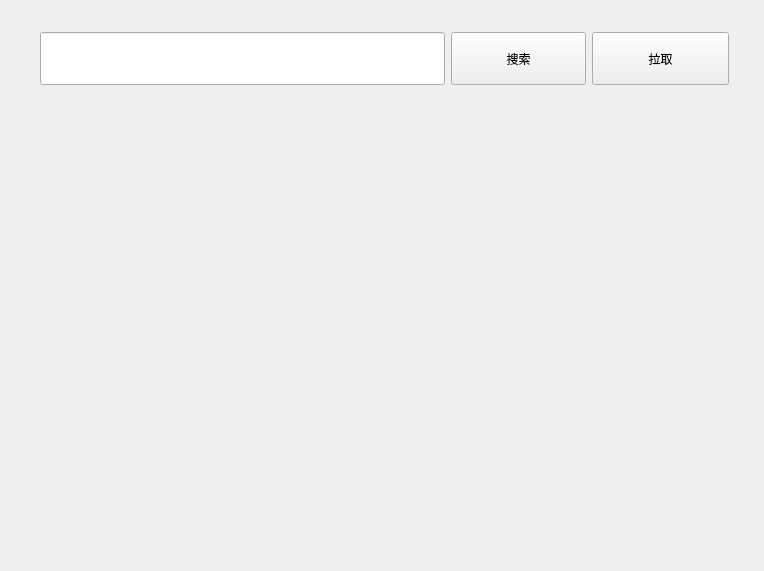
<?xml version="1.0" encoding="UTF-8"?>
<ui version="4.0">
 <class>widget_pull_apks</class>
 <widget class="QWidget" name="widget_pull_apks">
  <property name="geometry">
   <rect>
    <x>0</x>
    <y>0</y>
    <width>764</width>
    <height>571</height>
   </rect>
  </property>
  <property name="windowTitle">
   <string>Form</string>
  </property>
  <widget class="QWidget" name="verticalLayoutWidget">
   <property name="geometry">
    <rect>
     <x>0</x>
     <y>0</y>
     <width>771</width>
     <height>581</height>
    </rect>
   </property>
   <layout class="QVBoxLayout" name="verticalLayout" stretch="1,5">
    <property name="spacing">
     <number>0</number>
    </property>
    <property name="topMargin">
     <number>12</number>
    </property>
    <item>
     <layout class="QHBoxLayout" name="horizontalLayout_2" stretch="1">
      <property name="leftMargin">
       <number>24</number>
      </property>
      <property name="topMargin">
       <number>0</number>
      </property>
      <property name="rightMargin">
       <number>24</number>
      </property>
      <property name="bottomMargin">
       <number>0</number>
      </property>
      <item>
       <widget class="QWidget" name="widget_pull_apks_fuction_bar" native="true">
        <widget class="QWidget" name="horizontalLayoutWidget">
         <property name="geometry">
          <rect>
           <x>0</x>
           <y>0</y>
           <width>721</width>
           <height>93</height>
          </rect>
         </property>
         <layout class="QHBoxLayout" name="horizontalLayout_4" stretch="4,1">
          <property name="spacing">
           <number>6</number>
          </property>
          <property name="leftMargin">
           <number>16</number>
          </property>
          <property name="topMargin">
           <number>20</number>
          </property>
          <property name="rightMargin">
           <number>16</number>
          </property>
          <property name="bottomMargin">
           <number>20</number>
          </property>
          <item>
           <layout class="QHBoxLayout" name="horizontalLayout_3" stretch="3,1">
            <item>
             <widget class="QLineEdit" name="edt_searcher_pull_apk">
              <property name="sizePolicy">
               <sizepolicy hsizetype="Expanding" vsizetype="Expanding">
                <horstretch>0</horstretch>
                <verstretch>0</verstretch>
               </sizepolicy>
              </property>
             </widget>
            </item>
            <item>
             <widget class="QPushButton" name="btn_searcher_in_pull_apk">
              <property name="sizePolicy">
               <sizepolicy hsizetype="Expanding" vsizetype="Expanding">
                <horstretch>0</horstretch>
                <verstretch>0</verstretch>
               </sizepolicy>
              </property>
              <property name="text">
               <string>搜索</string>
              </property>
             </widget>
            </item>
           </layout>
          </item>
          <item>
           <widget class="QPushButton" name="btn_pull_apks">
            <property name="sizePolicy">
             <sizepolicy hsizetype="Expanding" vsizetype="Expanding">
              <horstretch>0</horstretch>
              <verstretch>0</verstretch>
             </sizepolicy>
            </property>
            <property name="text">
             <string>拉取</string>
            </property>
           </widget>
          </item>
         </layout>
        </widget>
       </widget>
      </item>
     </layout>
    </item>
    <item>
     <layout class="QHBoxLayout" name="horizontalLayout">
      <property name="spacing">
       <number>0</number>
      </property>
      <property name="leftMargin">
       <number>24</number>
      </property>
      <property name="topMargin">
       <number>12</number>
      </property>
      <property name="rightMargin">
       <number>24</number>
      </property>
      <property name="bottomMargin">
       <number>12</number>
      </property>
     </layout>
    </item>
   </layout>
  </widget>
 </widget>
 <resources/>
 <connections/>
</ui>
